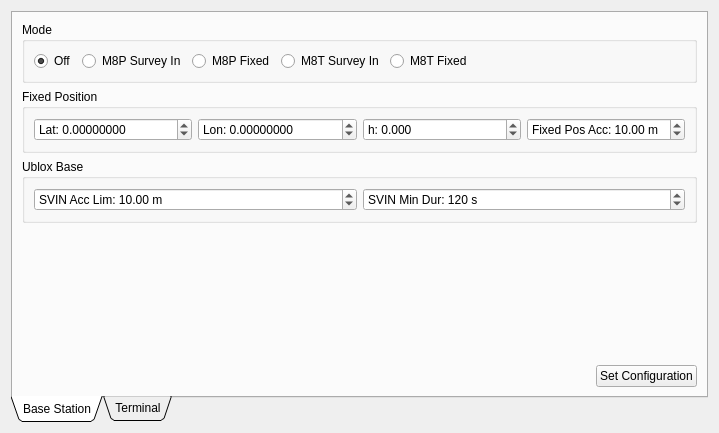
<?xml version="1.0" encoding="UTF-8"?>
<ui version="4.0">
 <class>MoteConfig</class>
 <widget class="QWidget" name="MoteConfig">
  <property name="geometry">
   <rect>
    <x>0</x>
    <y>0</y>
    <width>719</width>
    <height>433</height>
   </rect>
  </property>
  <property name="windowTitle">
   <string>Form</string>
  </property>
  <layout class="QVBoxLayout" name="verticalLayout">
   <item>
    <widget class="QTabWidget" name="tabWidget">
     <property name="tabPosition">
      <enum>QTabWidget::South</enum>
     </property>
     <property name="tabShape">
      <enum>QTabWidget::Triangular</enum>
     </property>
     <property name="currentIndex">
      <number>0</number>
     </property>
     <widget class="QWidget" name="tab">
      <attribute name="icon">
       <iconset resource="resources.qrc">
        <normaloff>:/models/Icons/Radio Tower-96.png</normaloff>:/models/Icons/Radio Tower-96.png</iconset>
      </attribute>
      <attribute name="title">
       <string>Base Station</string>
      </attribute>
      <layout class="QVBoxLayout" name="verticalLayout_2">
       <item>
        <widget class="QGroupBox" name="groupBox">
         <property name="title">
          <string>Mode</string>
         </property>
         <layout class="QHBoxLayout" name="horizontalLayout">
          <item>
           <widget class="QRadioButton" name="modeOffButton">
            <property name="text">
             <string>Off</string>
            </property>
            <property name="checked">
             <bool>true</bool>
            </property>
           </widget>
          </item>
          <item>
           <widget class="QRadioButton" name="modeM8pSvinButton">
            <property name="text">
             <string>M8P Survey In</string>
            </property>
           </widget>
          </item>
          <item>
           <widget class="QRadioButton" name="modeM8pFixedButton">
            <property name="text">
             <string>M8P Fixed</string>
            </property>
           </widget>
          </item>
          <item>
           <widget class="QRadioButton" name="modeM8tSvinButton">
            <property name="text">
             <string>M8T Survey In</string>
            </property>
           </widget>
          </item>
          <item>
           <widget class="QRadioButton" name="modeM8tFixedButton">
            <property name="text">
             <string>M8T Fixed</string>
            </property>
           </widget>
          </item>
          <item>
           <spacer name="horizontalSpacer">
            <property name="orientation">
             <enum>Qt::Horizontal</enum>
            </property>
            <property name="sizeHint" stdset="0">
             <size>
              <width>336</width>
              <height>20</height>
             </size>
            </property>
           </spacer>
          </item>
         </layout>
        </widget>
       </item>
       <item>
        <widget class="QGroupBox" name="groupBox_2">
         <property name="title">
          <string>Fixed Position</string>
         </property>
         <layout class="QHBoxLayout" name="horizontalLayout_2">
          <item>
           <widget class="QDoubleSpinBox" name="fixedLatBox">
            <property name="prefix">
             <string>Lat: </string>
            </property>
            <property name="decimals">
             <number>8</number>
            </property>
            <property name="minimum">
             <double>-90.000000000000000</double>
            </property>
            <property name="maximum">
             <double>90.000000000000000</double>
            </property>
            <property name="value">
             <double>0.000000000000000</double>
            </property>
           </widget>
          </item>
          <item>
           <widget class="QDoubleSpinBox" name="fixedLonBox">
            <property name="prefix">
             <string>Lon: </string>
            </property>
            <property name="decimals">
             <number>8</number>
            </property>
            <property name="minimum">
             <double>-180.000000000000000</double>
            </property>
            <property name="maximum">
             <double>180.000000000000000</double>
            </property>
            <property name="value">
             <double>0.000000000000000</double>
            </property>
           </widget>
          </item>
          <item>
           <widget class="QDoubleSpinBox" name="fixedHBox">
            <property name="prefix">
             <string>h: </string>
            </property>
            <property name="decimals">
             <number>3</number>
            </property>
            <property name="minimum">
             <double>-5000.000000000000000</double>
            </property>
            <property name="maximum">
             <double>100000.000000000000000</double>
            </property>
            <property name="value">
             <double>0.000000000000000</double>
            </property>
           </widget>
          </item>
          <item>
           <widget class="QDoubleSpinBox" name="ubxFixedPosAccBox">
            <property name="prefix">
             <string>Fixed Pos Acc: </string>
            </property>
            <property name="suffix">
             <string> m</string>
            </property>
            <property name="singleStep">
             <double>0.100000000000000</double>
            </property>
            <property name="value">
             <double>10.000000000000000</double>
            </property>
           </widget>
          </item>
         </layout>
        </widget>
       </item>
       <item>
        <widget class="QGroupBox" name="groupBox_3">
         <property name="title">
          <string>Ublox Base</string>
         </property>
         <layout class="QHBoxLayout" name="horizontalLayout_3">
          <item>
           <widget class="QDoubleSpinBox" name="ubxSvinAccLimBox">
            <property name="prefix">
             <string>SVIN Acc Lim: </string>
            </property>
            <property name="suffix">
             <string> m</string>
            </property>
            <property name="singleStep">
             <double>0.100000000000000</double>
            </property>
            <property name="value">
             <double>10.000000000000000</double>
            </property>
           </widget>
          </item>
          <item>
           <widget class="QSpinBox" name="ubxSvinMinDurBox">
            <property name="suffix">
             <string> s</string>
            </property>
            <property name="prefix">
             <string>SVIN Min Dur: </string>
            </property>
            <property name="maximum">
             <number>600000</number>
            </property>
            <property name="value">
             <number>120</number>
            </property>
           </widget>
          </item>
         </layout>
        </widget>
       </item>
       <item>
        <spacer name="verticalSpacer">
         <property name="orientation">
          <enum>Qt::Vertical</enum>
         </property>
         <property name="sizeHint" stdset="0">
          <size>
           <width>20</width>
           <height>151</height>
          </size>
         </property>
        </spacer>
       </item>
       <item>
        <layout class="QHBoxLayout" name="horizontalLayout_4">
         <item>
          <spacer name="horizontalSpacer_2">
           <property name="orientation">
            <enum>Qt::Horizontal</enum>
           </property>
           <property name="sizeHint" stdset="0">
            <size>
             <width>40</width>
             <height>20</height>
            </size>
           </property>
          </spacer>
         </item>
         <item>
          <widget class="QPushButton" name="setConfigButton">
           <property name="text">
            <string>Set Configuration</string>
           </property>
           <property name="icon">
            <iconset resource="resources.qrc">
             <normaloff>:/models/Icons/Download-96.png</normaloff>:/models/Icons/Download-96.png</iconset>
           </property>
          </widget>
         </item>
        </layout>
       </item>
      </layout>
     </widget>
     <widget class="QWidget" name="tab_2">
      <attribute name="icon">
       <iconset resource="resources.qrc">
        <normaloff>:/models/Icons/Console-96.png</normaloff>:/models/Icons/Console-96.png</iconset>
      </attribute>
      <attribute name="title">
       <string>Terminal</string>
      </attribute>
      <layout class="QVBoxLayout" name="verticalLayout_5">
       <item>
        <layout class="QHBoxLayout" name="horizontalLayout_5">
         <item>
          <widget class="QTextBrowser" name="terminalBrowser">
           <property name="font">
            <font>
             <family>Monospace</family>
            </font>
           </property>
          </widget>
         </item>
         <item>
          <layout class="QVBoxLayout" name="verticalLayout_4">
           <item>
            <widget class="QGroupBox" name="groupBox_4">
             <property name="title">
              <string>Ublox Poll</string>
             </property>
             <layout class="QVBoxLayout" name="verticalLayout_3">
              <property name="spacing">
               <number>4</number>
              </property>
              <property name="leftMargin">
               <number>4</number>
              </property>
              <property name="topMargin">
               <number>4</number>
              </property>
              <property name="rightMargin">
               <number>4</number>
              </property>
              <property name="bottomMargin">
               <number>4</number>
              </property>
              <item>
               <widget class="QPushButton" name="ubxPollNavSolButton">
                <property name="text">
                 <string>NAV_SOL</string>
                </property>
               </widget>
              </item>
              <item>
               <widget class="QPushButton" name="ubxPollNavSvinButton">
                <property name="text">
                 <string>NAV_SVIN</string>
                </property>
               </widget>
              </item>
              <item>
               <widget class="QPushButton" name="ubxPollNavRelPosNedButton">
                <property name="text">
                 <string>NAV_RELPOSNED</string>
                </property>
               </widget>
              </item>
              <item>
               <widget class="QPushButton" name="ubxPollRxmRawxButton">
                <property name="text">
                 <string>RXM_RAWX</string>
                </property>
               </widget>
              </item>
             </layout>
            </widget>
           </item>
           <item>
            <widget class="QGroupBox" name="groupBox_5">
             <property name="title">
              <string>M8T Base</string>
             </property>
             <layout class="QVBoxLayout" name="verticalLayout_6">
              <property name="spacing">
               <number>4</number>
              </property>
              <property name="leftMargin">
               <number>4</number>
              </property>
              <property name="topMargin">
               <number>4</number>
              </property>
              <property name="rightMargin">
               <number>4</number>
              </property>
              <property name="bottomMargin">
               <number>4</number>
              </property>
              <item>
               <widget class="QPushButton" name="m8tBaseStatusButton">
                <property name="text">
                 <string>Status</string>
                </property>
               </widget>
              </item>
              <item>
               <widget class="QPushButton" name="m8tBaseResetButton">
                <property name="text">
                 <string>Reset</string>
                </property>
               </widget>
              </item>
             </layout>
            </widget>
           </item>
           <item>
            <spacer name="verticalSpacer_2">
             <property name="orientation">
              <enum>Qt::Vertical</enum>
             </property>
             <property name="sizeHint" stdset="0">
              <size>
               <width>20</width>
               <height>40</height>
              </size>
             </property>
            </spacer>
           </item>
          </layout>
         </item>
        </layout>
       </item>
       <item>
        <layout class="QHBoxLayout" name="horizontalLayout_12">
         <item>
          <widget class="QLineEdit" name="terminalEdit"/>
         </item>
         <item>
          <widget class="QPushButton" name="terminalSendButton">
           <property name="toolTip">
            <string>Send command to car</string>
           </property>
           <property name="text">
            <string/>
           </property>
           <property name="icon">
            <iconset resource="resources.qrc">
             <normaloff>:/models/Icons/Send File-96.png</normaloff>:/models/Icons/Send File-96.png</iconset>
           </property>
          </widget>
         </item>
         <item>
          <widget class="QPushButton" name="terminalClearButton">
           <property name="toolTip">
            <string>Clear terminal</string>
           </property>
           <property name="text">
            <string/>
           </property>
           <property name="icon">
            <iconset resource="resources.qrc">
             <normaloff>:/models/Icons/Delete2-96.png</normaloff>:/models/Icons/Delete2-96.png</iconset>
           </property>
          </widget>
         </item>
        </layout>
       </item>
      </layout>
     </widget>
    </widget>
   </item>
  </layout>
 </widget>
 <resources>
  <include location="resources.qrc"/>
 </resources>
 <connections>
  <connection>
   <sender>terminalClearButton</sender>
   <signal>clicked()</signal>
   <receiver>terminalBrowser</receiver>
   <slot>clear()</slot>
   <hints>
    <hint type="sourcelabel">
     <x>637</x>
     <y>401</y>
    </hint>
    <hint type="destinationlabel">
     <x>622</x>
     <y>358</y>
    </hint>
   </hints>
  </connection>
  <connection>
   <sender>terminalEdit</sender>
   <signal>returnPressed()</signal>
   <receiver>terminalSendButton</receiver>
   <slot>click()</slot>
   <hints>
    <hint type="sourcelabel">
     <x>574</x>
     <y>402</y>
    </hint>
    <hint type="destinationlabel">
     <x>617</x>
     <y>405</y>
    </hint>
   </hints>
  </connection>
 </connections>
</ui>
